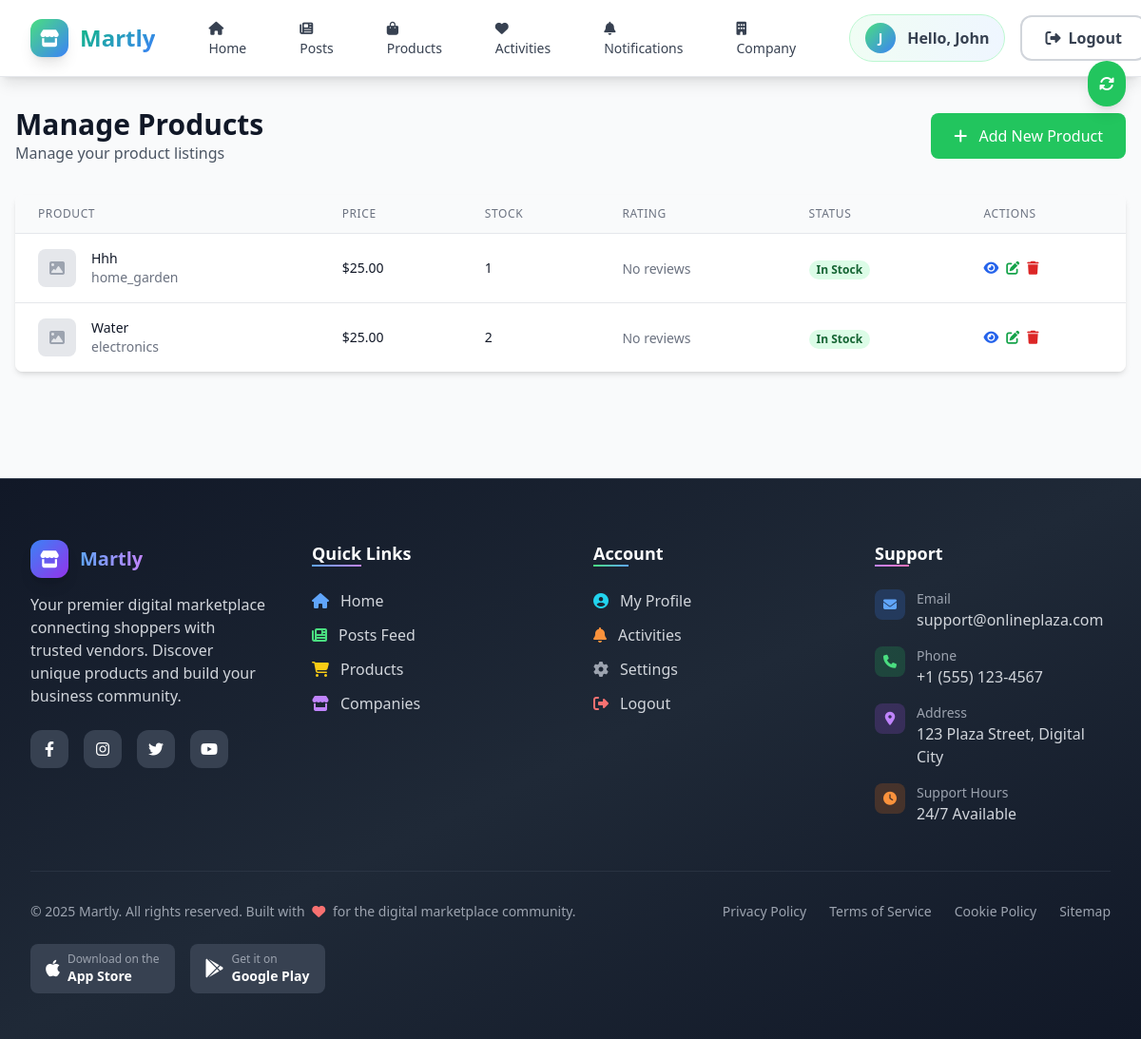
Before: /company/products.php (signed in) with the older database file.
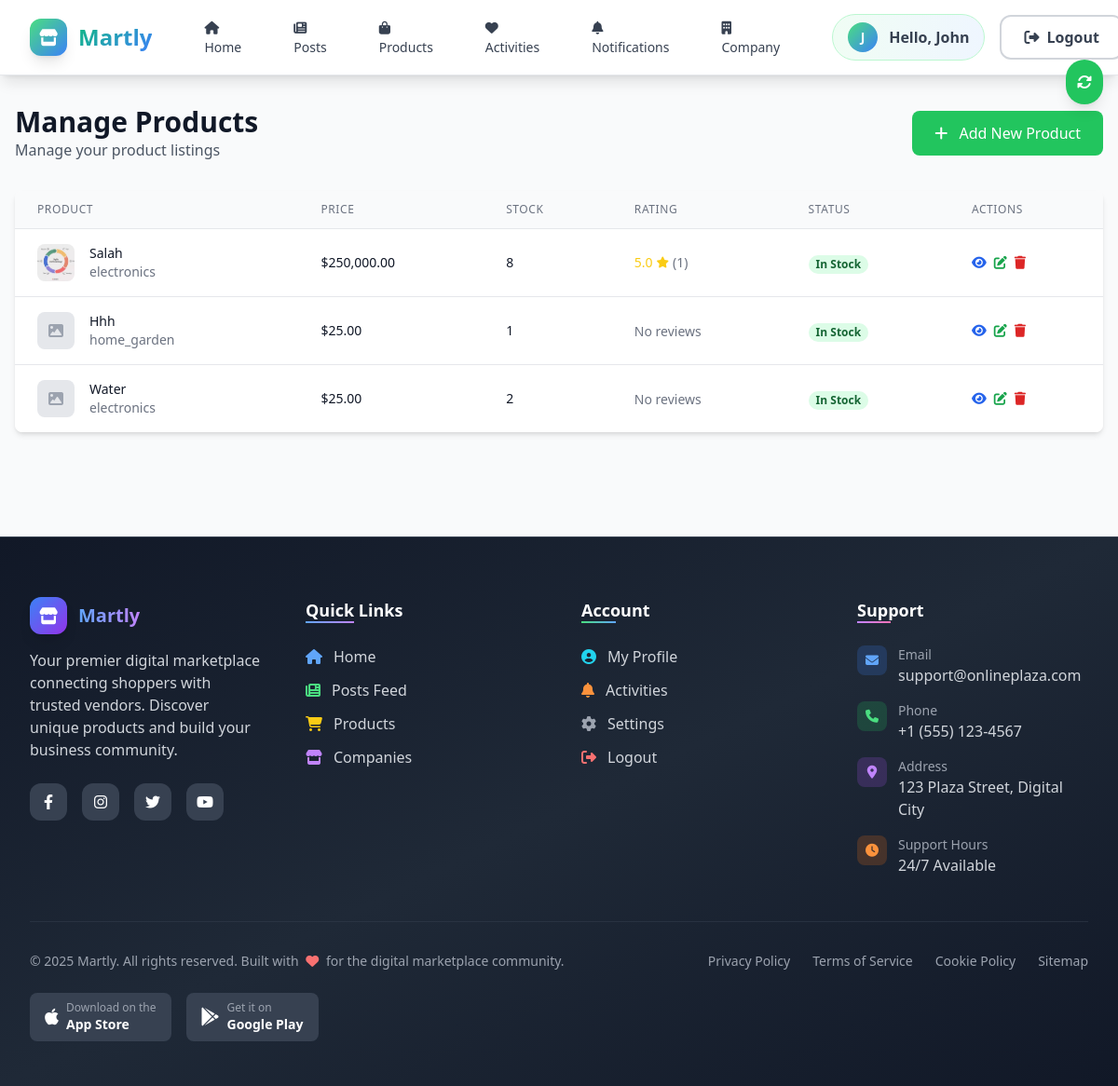
After: the same page with the newer database file.
### tables this page shows
CREATE TABLE `products` (
  `id` int(11) NOT NULL,
  `company_id` int(11) NOT NULL,
  `name` varchar(255) NOT NULL,
  `description` text DEFAULT NULL,
  `price` decimal(10,2) NOT NULL,
  `image_url` varchar(255) DEFAULT NULL,
  `media_filename` varchar(255) DEFAULT NULL,
  `media_type` enum('image','video') DEFAULT 'image',
  `stock_quantity` int(11) DEFAULT 0,
  `category` varchar(100) DEFAULT NULL,
  `brand` varchar(100) DEFAULT NULL,
  `weight` decimal(8,2) DEFAULT NULL,
  `dimensions` varchar(100) DEFAULT NULL,
  `color` varchar(50) DEFAULT NULL,
  `size` varchar(50) DEFAULT NULL,
  `material` varchar(100) DEFAULT NULL,
  `warranty` varchar(100) DEFAULT NULL,
  `shipping_time` varchar(50) DEFAULT NULL,
  `created_at` timestamp NOT NULL DEFAULT current_timestamp(),
  `updated_at` timestamp NOT NULL DEFAULT current_timestamp() ON UPDATE current_timestamp(),
  `platform_fee` decimal(10,2) DEFAULT 0.00,
  `net_amount` decimal(10,2) DEFAULT 0.00,
  `fee_percentage` decimal(5,2) DEFAULT 7.00
);

### company/products.php (the view, shortened to what the changed rows need)
<?php
require_once '../includes/config.php';
$currentUser = getCurrentUser();
$stmt = $pdo->prepare("SELECT * FROM companies WHERE user_id = ?");
$stmt->execute([$currentUser['id']]);
$company = $stmt->fetch();
$stmt = $pdo->prepare("
    SELECT p.*,
           (SELECT AVG(rating) FROM product_reviews WHERE product_id = p.id) as avg_rating,
           (SELECT COUNT(*) FROM product_reviews WHERE product_id = p.id) as review_count
    FROM products p
    WHERE p.company_id = ?
    ORDER BY p.created_at DESC
");
$stmt->execute([$company['id']]);
$products = $stmt->fetchAll();
?>
<?php require_once '../includes/header.php'; ?>
<div class="max-w-7xl mx-auto px-4 py-8">
    <div class="flex justify-between items-center mb-8">
        <div>
            <h1 class="text-3xl font-bold text-gray-900">Manage Products</h1>
        </div>
    </div>
    <div class="bg-white rounded-lg shadow-md overflow-hidden">
        <?php if ($products): ?>
            <div class="overflow-x-auto">
                <table class="min-w-full divide-y divide-gray-200">
                    <thead class="bg-gray-50">
                        <tr>
                            <th class="px-6 py-3 text-left text-xs font-medium text-gray-500 uppercase tracking-wider">Product</th>
                            <th class="px-6 py-3 text-left text-xs font-medium text-gray-500 uppercase tracking-wider">Price</th>
                            <th class="px-6 py-3 text-left text-xs font-medium text-gray-500 uppercase tracking-wider">Stock</th>
                            <th class="px-6 py-3 text-left text-xs font-medium text-gray-500 uppercase tracking-wider">Rating</th>
                            <th class="px-6 py-3 text-left text-xs font-medium text-gray-500 uppercase tracking-wider">Status</th>
                            <th class="px-6 py-3 text-left text-xs font-medium text-gray-500 uppercase tracking-wider">Actions</th>
                        </tr>
                    </thead>
                    <tbody class="bg-white divide-y divide-gray-200">
                        <?php foreach ($products as $product): ?>
                            <tr class="hover:bg-gray-50 transition duration-300">
                                <td class="px-6 py-4 whitespace-nowrap">
                                    <div class="flex items-center">
                                        <?php if ($product['image_url']): ?>
                                            <img class="h-10 w-10 rounded-lg object-cover" src="<?php echo htmlspecialchars($product['image_url']); ?>" alt="<?php echo htmlspecialchars($product['name']); ?>">
                                        <?php else: ?>
                                            <div class="h-10 w-10 bg-gray-200 rounded-lg flex items-center justify-center">
                                                <i class="fas fa-image text-gray-400"></i>
                                            </div>
                                        <?php endif; ?>
                                        <div class="ml-4">
                                            <div class="text-sm font-medium text-gray-900"><?php echo htmlspecialchars($product['name']); ?></div>
                                            <?php if ($product['category']): ?>
                                                <div class="text-sm text-gray-500"><?php echo htmlspecialchars($product['category']); ?></div>
                                            <?php endif; ?>
                                        </div>
                                    </div>
                                </td>
                                <td class="px-6 py-4 whitespace-nowrap">
                                    <div class="text-sm text-gray-900">$<?php echo number_format($product['price'], 2); ?></div>
                                </td>
                                <td class="px-6 py-4 whitespace-nowrap">
                                    <div class="text-sm text-gray-900"><?php echo $product['stock_quantity']; ?></div>
                                </td>
                                <td class="px-6 py-4 whitespace-nowrap">
                                    <?php if ($product['avg_rating']): ?>
                                        <div class="flex items-center">
                                            <span class="text-sm text-yellow-400 mr-1"><?php echo number_format($product['avg_rating'], 1); ?></span>
                                            <i class="fas fa-star text-yellow-400 text-xs"></i>
                                            <span class="text-sm text-gray-500 ml-1">(<?php echo $product['review_count']; ?>)</span>
                                        </div>
                                    <?php else: ?>
                                        <span class="text-sm text-gray-500">No reviews</span>
                                    <?php endif; ?>
                                </td>
                                <td class="px-6 py-4 whitespace-nowrap">
                                    <span class="px-2 inline-flex text-xs leading-5 font-semibold rounded-full <?php echo $product['stock_quantity'] > 0 ? 'bg-green-100 text-green-800' : 'bg-red-100 text-red-800'; ?>">
                                        <?php echo $product['stock_quantity'] > 0 ? 'In Stock' : 'Out of Stock'; ?>
                                    </span>
                                </td>
                                <td class="px-6 py-4 whitespace-nowrap text-sm font-medium">
                                    <div class="flex space-x-2">
                                        <a href="/online-plaza/products/view.php?id=<?php echo $product['id']; ?>" class="text-blue-600 hover:text-blue-900" title="View">
                                            <i class="fas fa-eye"></i>
                                        </a>
                                        <a href="/online-plaza/products/edit.php?id=<?php echo $product['id']; ?>" class="text-green-600 hover:text-green-900" title="Edit">
                                            <i class="fas fa-edit"></i>
                                        </a>
                                        <form method="POST" class="inline" onsubmit="return confirm('Are you sure you want to delete this product? This action cannot be undone.');">
                                            <button type="submit" name="delete_product" class="text-red-600 hover:text-red-900" title="Delete">
                                                <i class="fas fa-trash"></i>
                                            </button>
                                        </form>
                                    </div>
                                </td>
                            </tr>
                        <?php endforeach; ?>
                    </tbody>
                </table>
            </div>
        <?php endif; ?>
    </div>
</div>
<?php require_once '../includes/footer.php'; ?>

Changed rows visible on the page:
added products: image_url (picture), name "Salah", category "electronics", price "250,000.00", stock_quantity "8", avg_rating "5.0", review_count "1", shows "In Stock"
